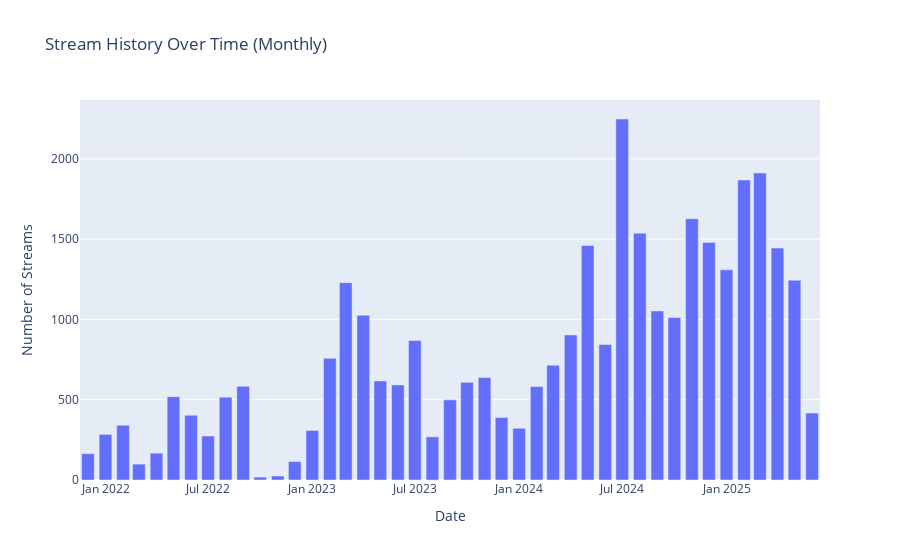

Notebook code for this chart:
### Code cell
# Use Matplotlib to plot the all-time streams by month and year
month_year_df.plot(kind="bar", x="month_year", y="count")
plt.title("Stream History Over Time (Monthly)")
plt.xlabel("Date")
plt.ylabel("Number of Streams")
plt.show()

# Or using Plotly for an interactive bar chart
fig = px.bar(
    month_year_df,
    x="month_year",
    y="count",
    title="Stream History Over Time (Monthly)",
    labels={"month_year" : "Date", "count" : "Number of Streams"}
)

fig.show()

### Figure 1 — Plotly figure (JSON) as saved in the notebook; plotly's stock layout.template omitted (floating-point values rounded to 4 significant figures)
{"data": [{"hovertemplate": "Date=%{x}<br>Number of Streams=%{y}<extra></extra>", "legendgroup": "", "marker": {"color": "#636efa", "pattern": {"shape": ""}}, "name": "", "orientation": "v", "showlegend": false, "textposition": "auto", "type": "bar", "x": ["2021-12", "2022-01", "2022-02", "2022-03", "2022-04", "2022-05", "2022-06", "2022-07", "2022-08", "2022-09", "2022-10", "2022-11", "2022-12", "2023-01", "2023-02", "2023-03", "2023-04", "2023-05", "2023-06", "2023-07", "2023-08", "2023-09", "2023-10", "2023-11", "2023-12", "2024-01", "2024-02", "2024-03", "2024-04", "2024-05", "2024-06", "2024-07", "2024-08", "2024-09", "2024-10", "2024-11", "2024-12", "2025-01", "2025-02", "2025-03", "2025-04", "2025-05", "2025-06"], "xaxis": "x", "y": [164, 284, 341, 99, 167, 519, 403, 274, 516, 584, 18, 25, 115, 308, 758, 1229, 1026, 617, 592, 869, 269, 499, 608, 638, 389, 322, 582, 715, 903, 1460, 844, 2248, 1537, 1053, 1012, 1627, 1479, 1309, 1868, 1912, 1444, 1244, 417], "yaxis": "y"}], "layout": {"barmode": "relative", "legend": {"tracegroupgap": 0}, "title": {"text": "Stream History Over Time (Monthly)"}, "xaxis": {"anchor": "y", "domain": [0, 1], "title": {"text": "Date"}}, "yaxis": {"anchor": "x", "domain": [0, 1], "title": {"text": "Number of Streams"}}}}
